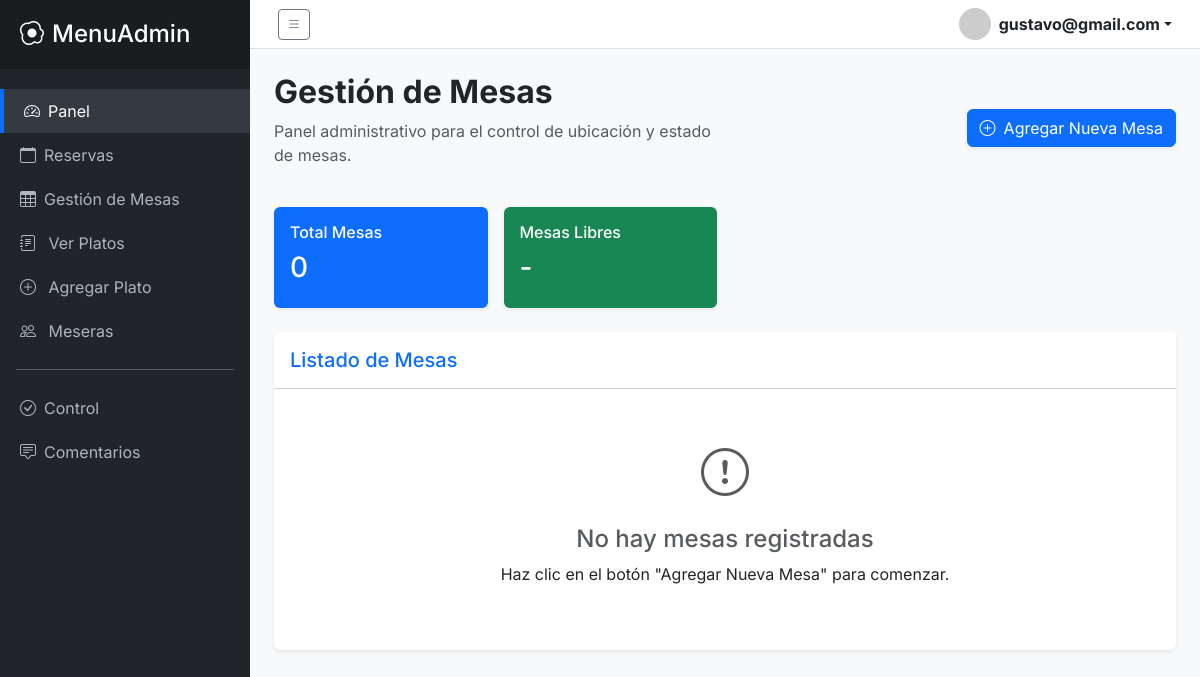
The page /client/admin/views/mesas/index.php (signed in) on the database as committed earlier.
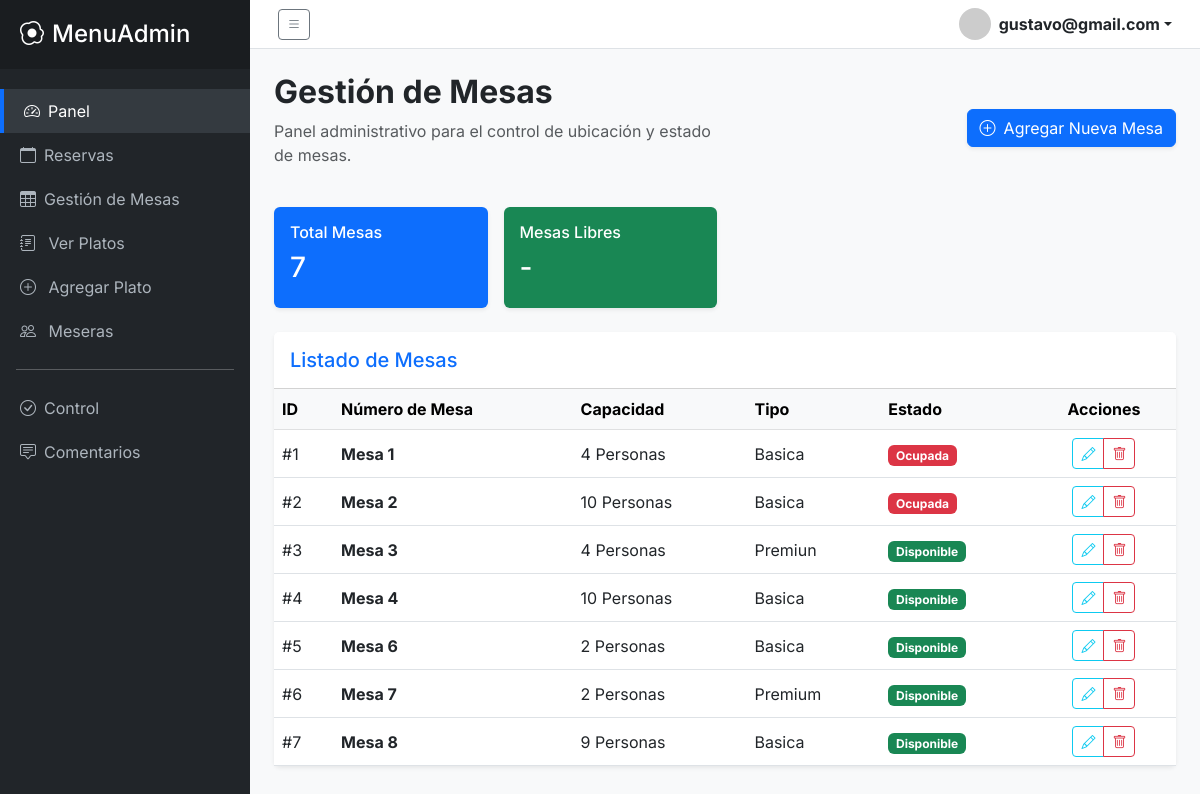
The same page on the database as committed later.
### tables this page shows
CREATE TABLE `mesas` (
  `id_mesa` int(11) NOT NULL,
  `nro_mesa` int(11) NOT NULL,
  `sillas` int(11) NOT NULL,
  `tipo` varchar(100) DEFAULT 'Basica',
  `estado` varchar(100) DEFAULT 'Disponible'
);

### app/config.php (called while the page is built, shortened)
<?php
    $URL = "http://localhost/restaurante";
?>

### client/admin/layouts/verificacion.php (called while the page is built, shortened)
<?php
    require_once __DIR__ . '/../../../app/config.php';
    if (!isset($_SESSION['sesion'])) {
        $_SESSION['mensaje'] = "Debes iniciar sesión para acceder al área de clientes";
        $_SESSION['icon_mensaje'] = "warning";
        header('Location: ' . $URL . '/login.php');
        exit();
    } else {
        $usuario_sesion = $_SESSION['sesion'];
    }
?>

### app/controllers/controllers_admin/mesas/read.php (called while the page is built)
<?php
    $sql = "SELECT * FROM mesas";
    $query = $pdo->prepare($sql);
    $query->execute();
    $mesas = $query->fetchAll(PDO::FETCH_ASSOC);
?>

### client/admin/views/mesas/index.php (the view, shortened to what this page needs)
<?php include '../../layouts/verificacion.php'; ?>
<?php include '../../layouts/parte1.php'; ?>
<?php include '../../../../app/controllers/controllers_admin/mesas/read.php'; ?>
<?php
    $sql = "SELECT * FROM mesas";
    $query = $pdo->prepare($sql);
    $query->execute();
    $mesas = $query->fetchAll(PDO::FETCH_ASSOC);
    $totalMesas = count($mesas);
?>
<div class="container-fluid p-4">
    <div class="row mb-4 align-items-center">
        <div class="col-md-6">
            <h2 class="fw-bold">Gestión de Mesas</h2>
            <p class="text-muted">Panel administrativo para el control de ubicación y estado de mesas.</p>
        </div>
        <div class="col-md-6 text-md-end">
            <a href="create.php" class="btn btn-primary shadow-sm">
                <i class="bi bi-plus-circle me-2"></i>Agregar Nueva Mesa
            </a>
        </div>
    </div>
    <div class="row g-3 mb-4">
        <div class="col-12 col-sm-6 col-xl-3">
            <div class="card p-3 bg-primary text-white h-100">
                <h6>Total Mesas</h6>
                <h3><?php echo $totalMesas; ?></h3>
            </div>
        </div>
        <div class="col-12 col-sm-6 col-xl-3">
            <div class="card p-3 bg-success text-white h-100">
                <h6>Mesas Libres</h6>
                <h3>-</h3>
            </div>
        </div>
    </div>
    <div class="card">
        <div class="card-header bg-white py-3 d-flex justify-content-between align-items-center">
            <h5 class="mb-0 text-primary">Listado de Mesas</h5>
        </div>
        <div class="card-body p-0">
            <?php if ($totalMesas > 0): ?>
                <div class="table-responsive">
                    <table class="table table-hover align-middle mb-0">
                        <thead class="table-light">
                            <tr>
                                <th>ID</th>
                                <th>Número de Mesa</th>
                                <th>Capacidad</th>
                                <th>Tipo</th>
                                <th>Estado</th>
                                <th class="text-center">Acciones</th>
                            </tr>
                        </thead>
                        <tbody>
                            <?php foreach ($mesas as $mesa): ?>
                                <tr>
                                    <td>#<?php echo $mesa['id_mesa']; ?></td>
                                    <td><strong>Mesa <?php echo $mesa['nro_mesa']; ?></strong></td>
                                    <td><?php echo $mesa['sillas']; ?> Personas</td>
                                    <td><?php echo ucfirst($mesa['tipo']); ?></td>
                                    <td>
                                        <?php if ($mesa['estado'] == 'disponible'): ?>
                                            <span class="badge bg-success">Disponible</span>
                                        <?php else: ?>
                                            <span class="badge bg-danger">Ocupada</span>
                                        <?php endif; ?>
                                    </td>
                                    <td class="text-center">
                                        <div class="btn-group">
                                            <a href="update.php?id=<?php echo $mesa['id_mesa']; ?>" class="btn btn-sm btn-outline-info" title="Editar"><i class="bi bi-pencil"></i></a>
                                            <a href="delete.php?id=<?php echo $mesa['id_mesa']; ?>" class="btn btn-sm btn-outline-danger" title="Eliminar"><i class="bi bi-trash"></i></a>
                                        </div>
                                    </td>
                                </tr>
                            <?php endforeach; ?>
                        </tbody>
                    </table>
                </div>
            <?php else: ?>
                <div class="text-center py-5">
                    <i class="bi bi-exclamation-circle text-muted" style="font-size: 3rem;"></i>
                    <h4 class="mt-3 text-muted">No hay mesas registradas</h4>
                    <p>Haz clic en el botón "Agregar Nueva Mesa" para comenzar.</p>
                </div>
            <?php endif; ?>
        </div>
    </div>
</div>
<?php include '../../layouts/parte2.php'; ?>

### client/admin/layouts/parte1.php (shortened to what this page needs)
<!DOCTYPE html>
<html lang="es">
<head>
    <link href="https://cdn.jsdelivr.net/npm/bootstrap@5.3.0/dist/css/bootstrap.min.css" rel="stylesheet">
    <link rel="stylesheet" href="https://cdn.jsdelivr.net/npm/bootstrap-icons@1.11.0/font/bootstrap-icons.css">
</head>
<body>
<div class="d-flex">
    <nav id="sidebar">
        <div class="sidebar-header d-flex justify-content-between align-items-center">
            <h4 class="mb-0"><i class="bi bi-egg-fried me-2"></i>MenuAdmin</h4>
        </div>
        <ul class="list-unstyled components">
            <li class="active"><a href="<?php echo $URL; ?>/client/admin/views/"><i class="bi bi-speedometer2 me-2"></i>Panel</a></li>
            <li><a href="<?php echo $URL; ?>/client/admin/views/reservas/index.php"><i class="bi bi-calendar me-2"></i>Reservas</a></li>
            <li><a href="<?php echo $URL; ?>/client/admin/views/mesas/index.php"><i class="bi bi-table me-2"></i>Gestión de Mesas</a></li>
            <li><a href="<?php echo $URL; ?>/client/admin/views/menu/index.php"><i class="bi bi-journal-text me-2"></i> Ver Platos</a></li>
            <li><a href="<?php echo $URL; ?>/client/admin/views/menu/create.php"><i class="bi bi-plus-circle me-2"></i> Agregar Plato</a></li>
            <li><a href="<?php echo $URL; ?>/client/admin/views/meseras/index.php"><i class="bi bi-people me-2"></i> Meseras</a></li>
            <hr class="bg-light mx-3">
            <li><a href="<?php echo $URL; ?>/client/admin/views/control/index.php"><i class="bi bi-check-circle me-2"></i>Control</a></li>
            <li><a href="<?php echo $URL; ?>/client/admin/views/comentarios/index.php"><i class="bi bi-chat-square-text me-2"></i>Comentarios</a></li>
        </ul>
    </nav>
    <div class="content-wrapper">
        <nav class="navbar navbar-expand-lg navbar-light px-3">
            <div class="container-fluid">
                <button type="button" id="sidebarCollapse" class="btn btn-outline-secondary btn-sm me-3">
                    <i class="bi bi-list"></i>
                </button>
                <div class="ms-auto d-flex align-items-center">
                    <div class="dropdown">
                        <a href="#" class="d-flex align-items-center text-decoration-none dropdown-toggle text-dark" data-bs-toggle="dropdown">
                            <img src="https://ui-avatars.com/api/?name=Admin+User&background=0D6EFD&color=fff" alt="mdo" width="32" height="32" class="rounded-circle me-2">
                            <strong class="d-none d-sm-inline"><?php echo $usuario_sesion ?></strong>
                        </a>
                    </div>
                </div>
            </div>
        </nav>

### client/admin/layouts/parte2.php (shortened to what this page needs)
</div>
    </div>
</body>
</html>

### client/admin/layouts/parte1.php (style rules this page uses)
body { font-family: 'Inter', sans-serif; background-color: #f8f9fa; overflow-x: hidden; }
#sidebar { min-width: 250px; max-width: 250px; min-height: 100vh; background: #212529; color: #fff; transition: all 0.3s; z-index: 1000; }
#sidebar .sidebar-header { padding: 20px; background: #1a1d20; }
#sidebar ul.components { padding: 20px 0; }
#sidebar ul li a { padding: 10px 20px; display: block; color: #adb5bd; text-decoration: none; }
#sidebar ul li.active > a { color: #fff; background: #343a40; border-left: 4px solid #0d6efd; }
.navbar { background: #fff; border-bottom: 1px solid #dee2e6; }
.content-wrapper { width: 100%; transition: all 0.3s; }
.card { border: none; box-shadow: 0 0.125rem 0.25rem rgba(0, 0, 0, 0.075); }

Rows that differ between the two databases and show on the page:
added mesas: id_mesa "1", nro_mesa "1", sillas "4", tipo "Basica", estado "Ocupada"
added mesas: id_mesa "2", nro_mesa "2", sillas "10", tipo "Basica", estado "Ocupada"
added mesas: id_mesa "3", nro_mesa "3", sillas "4", tipo "Premiun", estado "Disponible"
added mesas: id_mesa "4", nro_mesa "4", sillas "10", tipo "Basica", estado "Disponible"
added mesas: id_mesa "5", nro_mesa "6", sillas "2", tipo "Basica", estado "Disponible"
added mesas: id_mesa "6", nro_mesa "7", sillas "2", tipo "Premium", estado "Disponible"
added mesas: id_mesa "7", nro_mesa "8", sillas "9", tipo "Basica", estado "Disponible"
Other text that changed with them:
$totalMesas: "0" → "7"
text no longer shown: "No hay mesas registradas Haz clic en el botón \"Agregar Nueva Mesa\" para comenzar."
text now shown: "ID Número de Mesa Capacidad Tipo Estado Acciones"
